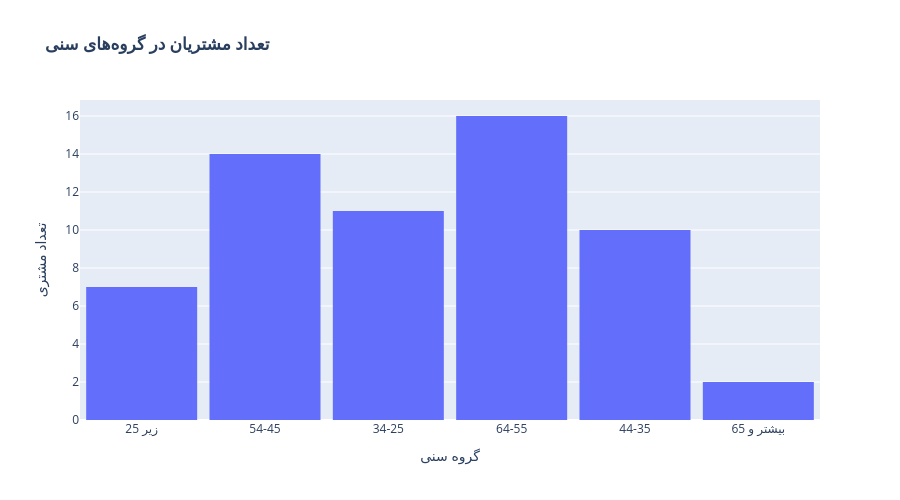
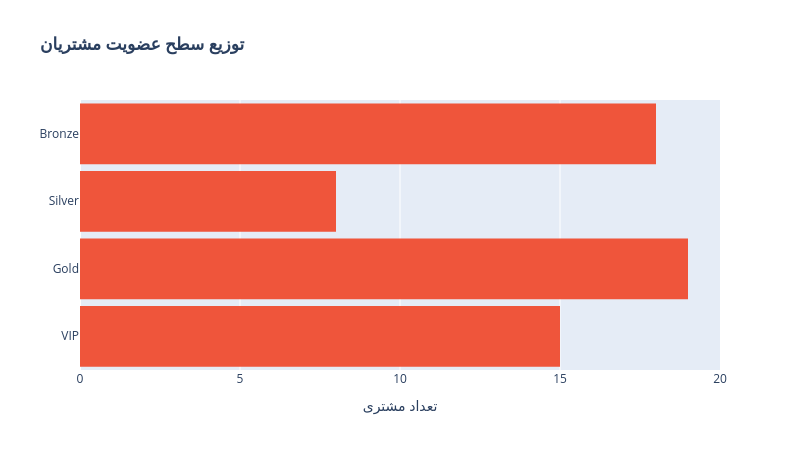
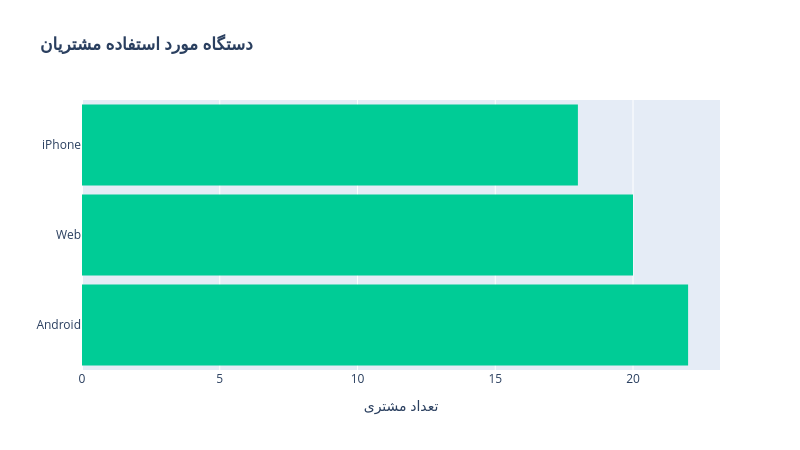
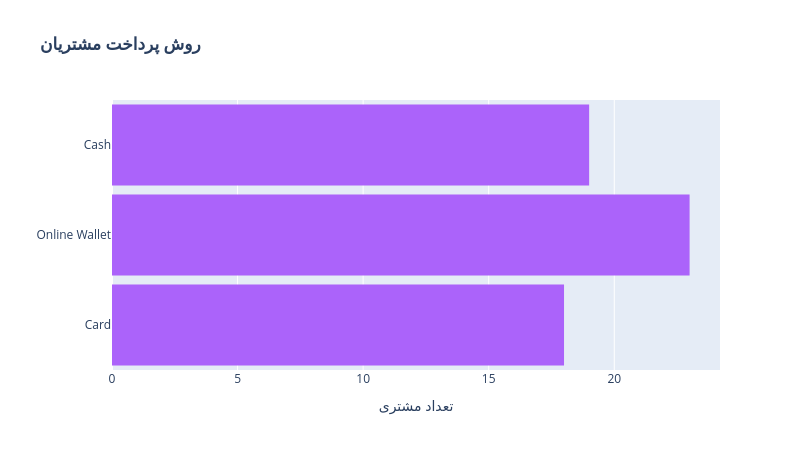

Write notebook code for charts like these, in order.
### Code cell
import plotly.express as px
import pandas as pd

# (make sure analysis_df already exists with age_group, membership_tier, etc.)
analysis_df = df.dropna(subset=["gender", "age", "membership_tier", "device", "payment_method"]).copy()

age_bins = [0, 24, 34, 44, 54, 64, np.inf]
age_labels = ["25 زیر", "34-25", "44-35", "54-45", "64-55", "بیشتر و 65"]
analysis_df["age_group"] = pd.cut(
    analysis_df["age"],
    bins=age_bins,
    labels=age_labels,
    include_lowest=True
)

# Profile summary
profile_summary = {
    "تعداد مشتریان": analysis_df["customer_id"].nunique(),
    "میانگین سن": analysis_df["age"].mean(),
    "میانه سن": analysis_df["age"].median(),
    "رایجترین جنسیت": analysis_df["gender"].mode().iloc[0],
    "رایجترین سطح عضویت": analysis_df["membership_tier"].mode().iloc[0],
    "رایجترین دستگاه": analysis_df["device"].mode().iloc[0],
    "رایجترین روش پرداخت": analysis_df["payment_method"].mode().iloc[0]
}
profile_table = pd.Series(profile_summary, name="مقدار")
print(profile_table)
# 1. Age group distribution
fig_age = px.histogram(
    analysis_df,
    x="age_group",
    title="<b>تعداد مشتریان در گروههای سنی</b>",
    color_discrete_sequence=["#636EFA"],      # same colour as your original plot
)
fig_age.update_layout(
    width=900,
    height=500,
    bargap=0.1,
    xaxis_title="گروه سنی",
    yaxis_title="تعداد مشتری"
)
fig_age.show()

# 2. Membership tier distribution (horizontal bars)
fig_membership = px.histogram(
    analysis_df,
    y="membership_tier",                      # horizontal bar
    title="<b>توزیع سطح عضویت مشتریان</b>",
    color_discrete_sequence=["#EF553B"],
)
fig_membership.update_layout(
    width=800,
    height=450,
    bargap=0.1,
    xaxis_title="تعداد مشتری",
    yaxis_title=""
)
fig_membership.show()

# 3. Device distribution (horizontal)
fig_device = px.histogram(
    analysis_df,
    y="device",
    title="<b>دستگاه مورد استفاده مشتریان</b>",
    color_discrete_sequence=["#00CC96"],
)
fig_device.update_layout(
    width=800,
    height=450,
    bargap=0.1,
    xaxis_title="تعداد مشتری",
    yaxis_title=""
)
fig_device.show()

# 4. Payment method distribution (horizontal)
fig_payment = px.histogram(
    analysis_df,
    y="payment_method",
    title="<b>روش پرداخت مشتریان</b>",
    color_discrete_sequence=["#AB63FA"],
)
fig_payment.update_layout(
    width=800,
    height=450,
    bargap=0.1,
    xaxis_title="تعداد مشتری",
    yaxis_title=""
)
fig_payment.show()

### Figure 1 — Plotly figure (JSON) as saved in the notebook; plotly's stock layout.template omitted (floating-point values rounded to 4 significant figures)
{"data": [{"bingroup": "x", "hovertemplate": "age_group=%{x}<br>count=%{y}<extra></extra>", "legendgroup": "", "marker": {"color": "#636EFA", "pattern": {"shape": ""}}, "name": "", "orientation": "v", "showlegend": false, "type": "histogram", "x": ["25 زیر", "54-45", "34-25", "64-55", "34-25", "64-55", "44-35", "25 زیر", "64-55", "بیشتر و 65", "44-35", "54-45", "44-35", "44-35", "54-45", "54-45", "54-45", "34-25", "25 زیر", "54-45", "54-45", "64-55", "54-45", "54-45", "44-35", "25 زیر", "44-35", "34-25", "34-25", "64-55", "44-35", "25 زیر", "64-55", "34-25", "64-55", "34-25", "44-35", "54-45", "54-45", "بیشتر و 65", "64-55", "44-35", "64-55", "64-55", "54-45", "25 زیر", "44-35", "34-25", "34-25", "54-45", "25 زیر", "34-25", "34-25", "64-55", "64-55", "64-55", "64-55", "54-45", "64-55", "64-55"], "xaxis": "x", "yaxis": "y"}], "layout": {"bargap": 0.1, "barmode": "relative", "height": 500, "legend": {"tracegroupgap": 0}, "title": {"text": "<b>تعداد مشتریان در گروههای سنی</b>"}, "width": 900, "xaxis": {"anchor": "y", "domain": [0, 1], "title": {"text": "گروه سنی"}}, "yaxis": {"anchor": "x", "domain": [0, 1], "title": {"text": "تعداد مشتری"}}}}

### Figure 2 — Plotly figure (JSON) as saved in the notebook; plotly's stock layout.template omitted (floating-point values rounded to 4 significant figures)
{"data": [{"bingroup": "y", "hovertemplate": "count=%{x}<br>membership_tier=%{y}<extra></extra>", "legendgroup": "", "marker": {"color": "#EF553B", "pattern": {"shape": ""}}, "name": "", "orientation": "h", "showlegend": false, "type": "histogram", "xaxis": "x", "y": ["VIP", "Gold", "Gold", "Gold", "Silver", "Gold", "VIP", "VIP", "Silver", "Silver", "Bronze", "Gold", "Bronze", "VIP", "Gold", "Bronze", "VIP", "VIP", "Bronze", "Bronze", "Silver", "Silver", "Bronze", "Gold", "VIP", "Bronze", "Bronze", "Gold", "Gold", "VIP", "Silver", "Silver", "VIP", "VIP", "Bronze", "VIP", "Gold", "Bronze", "Gold", "Bronze", "Bronze", "Gold", "VIP", "Gold", "Gold", "VIP", "Gold", "VIP", "Gold", "Bronze", "VIP", "Bronze", "Gold", "Gold", "Bronze", "Silver", "Bronze", "Bronze", "Gold", "Bronze"], "yaxis": "y"}], "layout": {"bargap": 0.1, "barmode": "relative", "height": 450, "legend": {"tracegroupgap": 0}, "title": {"text": "<b>توزیع سطح عضویت مشتریان</b>"}, "width": 800, "xaxis": {"anchor": "y", "domain": [0, 1], "title": {"text": "تعداد مشتری"}}, "yaxis": {"anchor": "x", "domain": [0, 1], "title": {"text": ""}}}}

### Figure 3 — Plotly figure (JSON) as saved in the notebook; plotly's stock layout.template omitted (floating-point values rounded to 4 significant figures)
{"data": [{"bingroup": "y", "hovertemplate": "count=%{x}<br>device=%{y}<extra></extra>", "legendgroup": "", "marker": {"color": "#00CC96", "pattern": {"shape": ""}}, "name": "", "orientation": "h", "showlegend": false, "type": "histogram", "xaxis": "x", "y": ["Android", "Web", "iPhone", "Android", "Android", "Android", "iPhone", "iPhone", "Web", "Android", "Android", "iPhone", "Android", "Android", "Android", "Android", "iPhone", "Android", "iPhone", "Web", "Web", "Web", "Web", "Android", "Android", "iPhone", "Web", "Web", "Web", "Web", "Web", "Android", "Web", "Android", "Android", "iPhone", "Web", "Web", "iPhone", "Android", "Android", "Android", "iPhone", "Android", "iPhone", "Android", "iPhone", "Web", "Web", "Android", "iPhone", "iPhone", "Web", "Web", "iPhone", "Web", "iPhone", "iPhone", "iPhone", "Web"], "yaxis": "y"}], "layout": {"bargap": 0.1, "barmode": "relative", "height": 450, "legend": {"tracegroupgap": 0}, "title": {"text": "<b>دستگاه مورد استفاده مشتریان</b>"}, "width": 800, "xaxis": {"anchor": "y", "domain": [0, 1], "title": {"text": "تعداد مشتری"}}, "yaxis": {"anchor": "x", "domain": [0, 1], "title": {"text": ""}}}}

### Figure 4 — Plotly figure (JSON) as saved in the notebook; plotly's stock layout.template omitted (floating-point values rounded to 4 significant figures)
{"data": [{"bingroup": "y", "hovertemplate": "count=%{x}<br>payment_method=%{y}<extra></extra>", "legendgroup": "", "marker": {"color": "#AB63FA", "pattern": {"shape": ""}}, "name": "", "orientation": "h", "showlegend": false, "type": "histogram", "xaxis": "x", "y": ["Card", "Card", "Online Wallet", "Card", "Online Wallet", "Cash", "Cash", "Online Wallet", "Card", "Online Wallet", "Card", "Online Wallet", "Card", "Card", "Card", "Online Wallet", "Cash", "Online Wallet", "Card", "Cash", "Online Wallet", "Cash", "Card", "Online Wallet", "Online Wallet", "Card", "Cash", "Cash", "Cash", "Cash", "Cash", "Online Wallet", "Card", "Cash", "Cash", "Online Wallet", "Cash", "Online Wallet", "Cash", "Card", "Cash", "Online Wallet", "Cash", "Card", "Cash", "Card", "Online Wallet", "Online Wallet", "Card", "Cash", "Online Wallet", "Card", "Online Wallet", "Online Wallet", "Online Wallet", "Online Wallet", "Cash", "Online Wallet", "Online Wallet", "Card"], "yaxis": "y"}], "layout": {"bargap": 0.1, "barmode": "relative", "height": 450, "legend": {"tracegroupgap": 0}, "title": {"text": "<b>روش پرداخت مشتریان</b>"}, "width": 800, "xaxis": {"anchor": "y", "domain": [0, 1], "title": {"text": "تعداد مشتری"}}, "yaxis": {"anchor": "x", "domain": [0, 1], "title": {"text": ""}}}}
